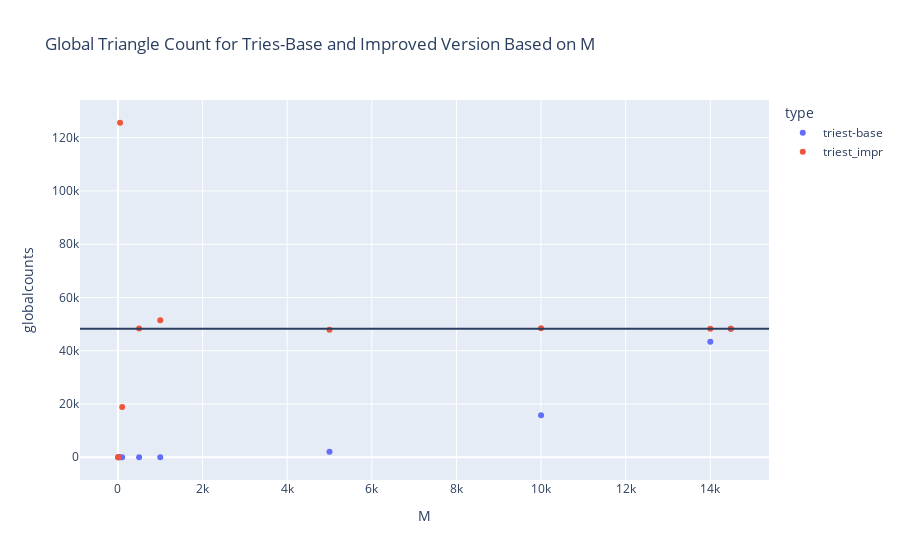

Here is the notebook cell this chart was saved with:
### Code cell
import plotly.express as px

fig = px.scatter(df_results, x="M", y="globalcounts", color="type",
                title="Global Triangle Count for Triest-Base and Improved Version Based on M")
fig.add_hline(y = 48260)
fig.show()

### Figure 1 — Plotly figure (JSON) as saved in the notebook; plotly's stock layout.template omitted (floating-point values rounded to 4 significant figures)
{"data": [{"hovertemplate": "type=triest-base<br>M=%{x}<br>globalcounts=%{y}<extra></extra>", "legendgroup": "triest-base", "marker": {"color": "#636efa", "symbol": "circle"}, "mode": "markers", "name": "triest-base", "orientation": "v", "showlegend": true, "type": "scatter", "x": [14484, 14000, 10000, 5000, 1000, 500, 100, 50, 10, 6], "xaxis": "x", "y": [48260, 43366, 15796, 2025, 12, 2, 0, 0, 0, 0], "yaxis": "y"}, {"hovertemplate": "type=triest_impr<br>M=%{x}<br>globalcounts=%{y}<extra></extra>", "legendgroup": "triest_impr", "marker": {"color": "#EF553B", "symbol": "circle"}, "mode": "markers", "name": "triest_impr", "orientation": "v", "showlegend": true, "type": "scatter", "x": [14484, 14000, 10000, 5000, 1000, 500, 100, 50, 10, 6], "xaxis": "x", "y": [48260, 48250.0, 48400.0, 47840.0, 51430.0, 48310.0, 18830.0, 125600.0, 0, 0], "yaxis": "y"}], "layout": {"legend": {"title": {"text": "type"}, "tracegroupgap": 0}, "shapes": [{"type": "line", "x0": 0, "x1": 1, "xref": "x domain", "y0": 48260, "y1": 48260, "yref": "y"}], "title": {"text": "Global Triangle Count for Tries-Base and Improved Version Based on M"}, "xaxis": {"anchor": "y", "domain": [0, 1], "title": {"text": "M"}}, "yaxis": {"anchor": "x", "domain": [0, 1], "title": {"text": "globalcounts"}}}}
